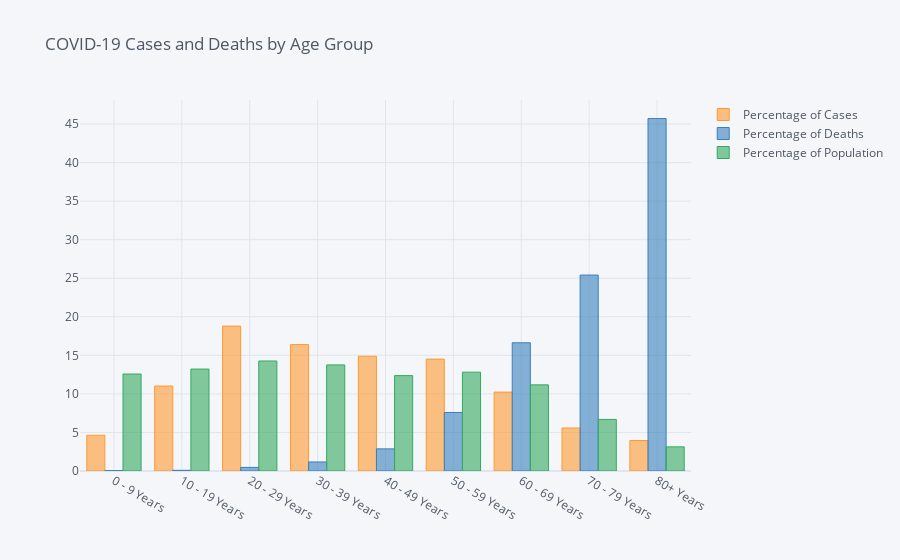

The cell this chart's notebook holds for it:
### Code cell
# create interactive bar plot showing case, death, and population percentages by age group
comb_age.iplot(kind='bar', x ='age', y =['Percentage of Cases', 'Percentage of Deaths', 'Percentage of Population'], title='COVID-19 Cases and Deaths by Age Group')

### Figure 1 — Plotly figure (JSON) as saved in the notebook; plotly's stock layout.template omitted (floating-point values rounded to 4 significant figures)
{"data": [{"marker": {"color": "rgba(255, 153, 51, 0.6)", "line": {"color": "rgba(255, 153, 51, 1.0)", "width": 1}}, "name": "Percentage of Cases", "orientation": "v", "text": "", "type": "bar", "x": ["0 - 9 Years", "10 - 19 Years", "20 - 29 Years", "30 - 39 Years", "40 - 49 Years", "50 - 59 Years", "60 - 69 Years", "70 - 79 Years", "80+ Years"], "y": [4.64, 11.02, 18.79, 16.39, 14.88, 14.51, 10.23, 5.58, 3.95]}, {"marker": {"color": "rgba(55, 128, 191, 0.6)", "line": {"color": "rgba(55, 128, 191, 1.0)", "width": 1}}, "name": "Percentage of Deaths", "orientation": "v", "text": "", "type": "bar", "x": ["0 - 9 Years", "10 - 19 Years", "20 - 29 Years", "30 - 39 Years", "40 - 49 Years", "50 - 59 Years", "60 - 69 Years", "70 - 79 Years", "80+ Years"], "y": [0.05, 0.09, 0.47, 1.17, 2.87, 7.59, 16.63, 25.41, 45.71]}, {"marker": {"color": "rgba(50, 171, 96, 0.6)", "line": {"color": "rgba(50, 171, 96, 1.0)", "width": 1}}, "name": "Percentage of Population", "orientation": "v", "text": "", "type": "bar", "x": ["0 - 9 Years", "10 - 19 Years", "20 - 29 Years", "30 - 39 Years", "40 - 49 Years", "50 - 59 Years", "60 - 69 Years", "70 - 79 Years", "80+ Years"], "y": [12.58, 13.22, 14.27, 13.76, 12.37, 12.82, 11.17, 6.69, 3.13]}], "layout": {"legend": {"bgcolor": "#F5F6F9", "font": {"color": "#4D5663"}}, "paper_bgcolor": "#F5F6F9", "plot_bgcolor": "#F5F6F9", "title": {"font": {"color": "#4D5663"}, "text": "COVID-19 Cases and Deaths by Age Group"}, "xaxis": {"gridcolor": "#E1E5ED", "showgrid": true, "tickfont": {"color": "#4D5663"}, "title": {"font": {"color": "#4D5663"}, "text": ""}, "zerolinecolor": "#E1E5ED"}, "yaxis": {"gridcolor": "#E1E5ED", "showgrid": true, "tickfont": {"color": "#4D5663"}, "title": {"font": {"color": "#4D5663"}, "text": ""}, "zerolinecolor": "#E1E5ED"}}}
